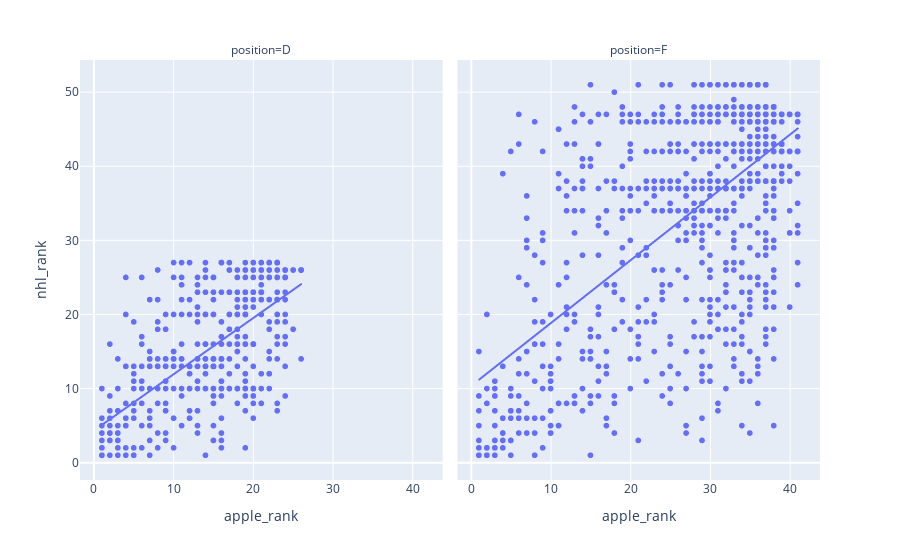

Notebook cell for this chart:
### Code cell
px.scatter(data_frame=df[df.position.notnull()],
           x='apple_rank',
           y='nhl_rank',
         facet_col='position',
         trendline="ols",
          )

### Figure 1 — Plotly figure (JSON) as saved in the notebook; plotly's stock layout.template omitted (floating-point values rounded to 4 significant figures; data arrays with more than 128 entries replaced by an {"elided": "..."} marker saying what was removed)
{"data": [{"hovertemplate": "position=D<br>apple_rank=%{x}<br>nhl_rank=%{y}<extra></extra>", "legendgroup": "", "marker": {"color": "#636efa", "symbol": "circle"}, "mode": "markers", "name": "", "showlegend": false, "type": "scattergl", "x": {"elided": "675 int values"}, "xaxis": "x", "y": {"elided": "675 int values"}, "yaxis": "y"}, {"hovertemplate": "<b>OLS trendline</b><br>nhl_rank = 0.759598 * apple_rank + 4.33377<br>R<sup>2</sup>=0.430283<br><br>position=D<br>apple_rank=%{x}<br>nhl_rank=%{y} <b>(trend)</b><extra></extra>", "legendgroup": "", "marker": {"color": "#636efa", "symbol": "circle"}, "mode": "lines", "name": "", "showlegend": false, "type": "scattergl", "x": {"elided": "675 int values"}, "xaxis": "x", "y": {"elided": "675 float values"}, "yaxis": "y"}, {"hovertemplate": "position=F<br>apple_rank=%{x}<br>nhl_rank=%{y}<extra></extra>", "legendgroup": "", "marker": {"color": "#636efa", "symbol": "circle"}, "mode": "markers", "name": "", "showlegend": false, "type": "scattergl", "x": {"elided": "1191 int values"}, "xaxis": "x2", "y": {"elided": "1191 int values"}, "yaxis": "y2"}, {"hovertemplate": "<b>OLS trendline</b><br>nhl_rank = 0.847665 * apple_rank + 10.3354<br>R<sup>2</sup>=0.424380<br><br>position=F<br>apple_rank=%{x}<br>nhl_rank=%{y} <b>(trend)</b><extra></extra>", "legendgroup": "", "marker": {"color": "#636efa", "symbol": "circle"}, "mode": "lines", "name": "", "showlegend": false, "type": "scattergl", "x": {"elided": "1191 int values"}, "xaxis": "x2", "y": {"elided": "1191 float values"}, "yaxis": "y2"}], "layout": {"annotations": [{"font": {}, "showarrow": false, "text": "position=D", "x": 0.245, "xanchor": "center", "xref": "paper", "y": 1, "yanchor": "bottom", "yref": "paper"}, {"font": {}, "showarrow": false, "text": "position=F", "x": 0.755, "xanchor": "center", "xref": "paper", "y": 1, "yanchor": "bottom", "yref": "paper"}], "legend": {"tracegroupgap": 0}, "margin": {"t": 60}, "xaxis": {"anchor": "y", "domain": [0, 0.49], "title": {"text": "apple_rank"}}, "xaxis2": {"anchor": "y2", "domain": [0.51, 1], "matches": "x", "title": {"text": "apple_rank"}}, "yaxis": {"anchor": "x", "domain": [0, 1], "title": {"text": "nhl_rank"}}, "yaxis2": {"anchor": "x2", "domain": [0, 1], "matches": "y", "showticklabels": false}}}
